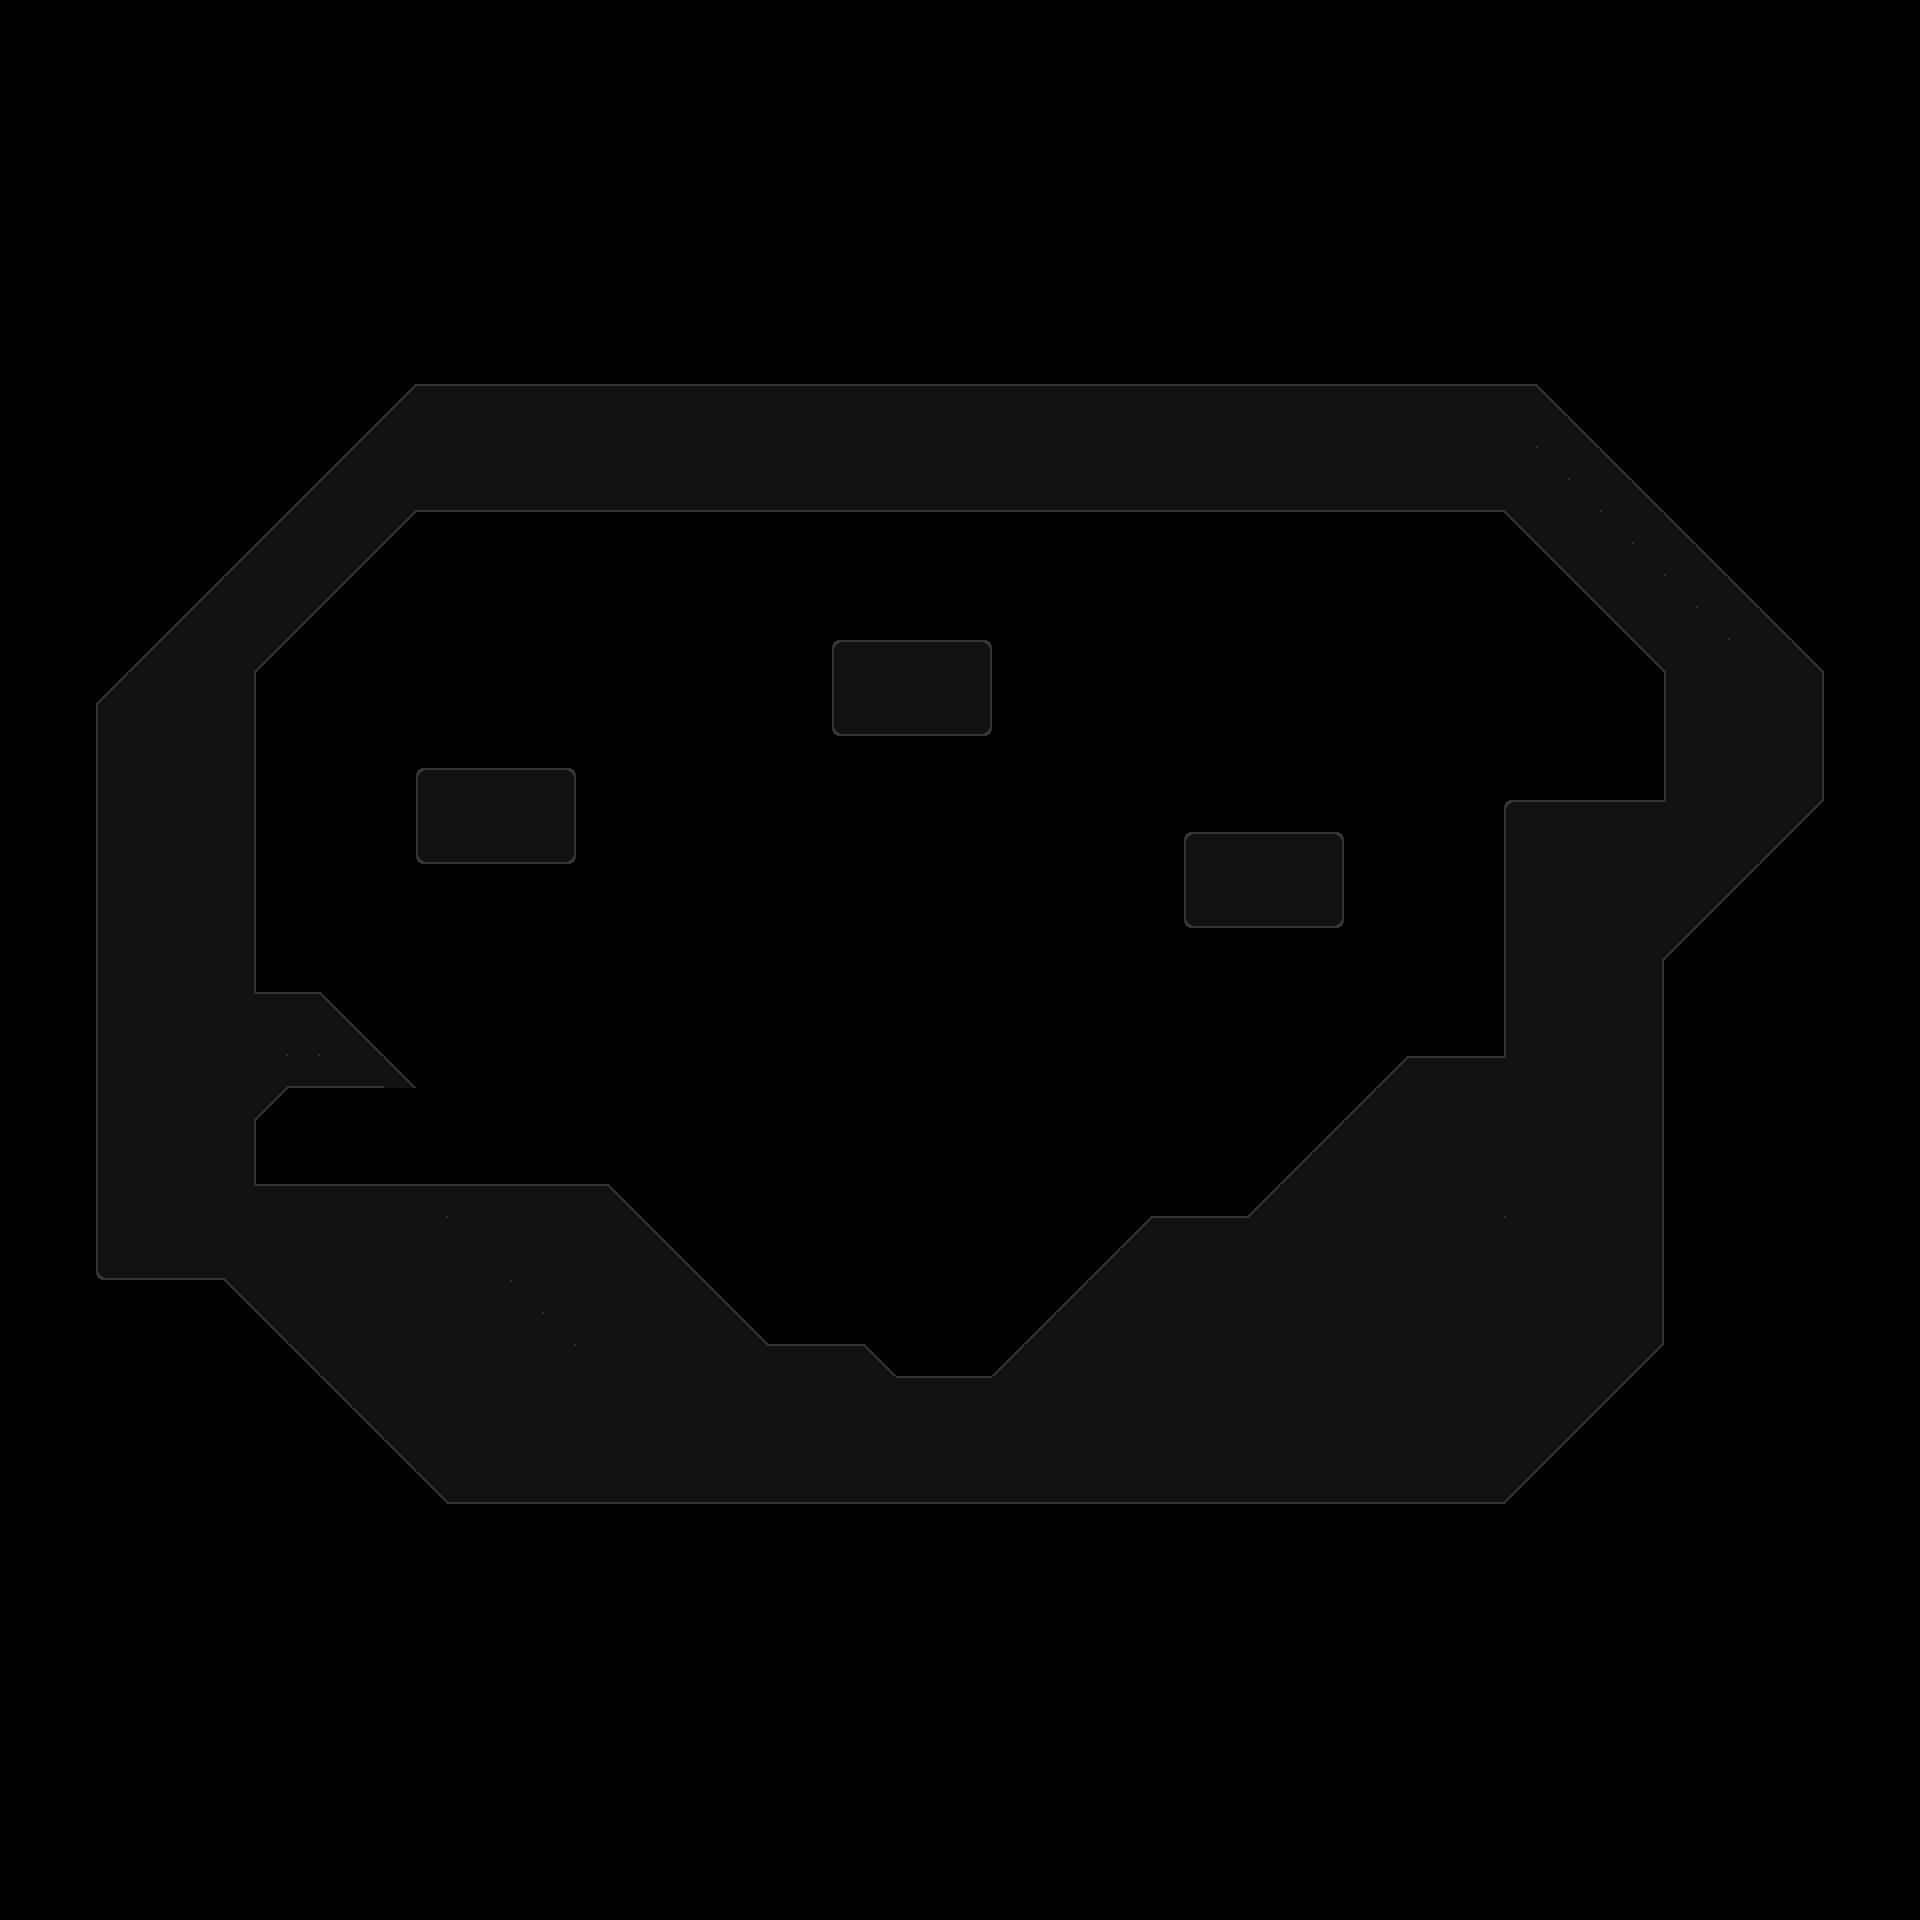

This is a level from a 2D game, rendered from its Tiled map with the project's own tilesets. A one-line summary and the map file follow, with tile-layer data summarised:
An orthogonal 60x60 tile map with 32x32 px tiles, 1 tile layer (Tile Layer 1) and 47 objects (32x BotPoint, 4x Start, 3x PrefabWeapon, 2x Bounds, Multitrigger, ...).

<map version="1.5" tiledversion="1.7.1" orientation="orthogonal" renderorder="right-down" compressionlevel="0" width="60" height="60" tilewidth="32" tileheight="32" infinite="0" nextlayerid="7" nextobjectid="115">
 <properties>
  <property name="customShader" type="bool" value="true" />
 </properties>
 <tileset firstgid="1" source="main.tsx" />
 <layer id="4" name="Tile Layer 1" width="60" height="60">
  <data>[3600 cells, 835 non-empty, 17 distinct tile ids]</data>
 </layer>
 <objectgroup id="6" name="bot-layer">
  <object id="72" name="BotPoint" type="BotPoint" x="336" y="1136">
   <polyline points="16,16 208,16" />
  </object>
  <object id="75" name="BotPoint" type="BotPoint" x="640" y="1128">
   <polyline points="0,24 160,184" />
  </object>
  <object id="78" name="BotPoint" type="BotPoint" x="896" y="1256">
   <polyline points="-96,56 96,56" />
  </object>
  <object id="79" name="BotPoint" type="BotPoint" x="992" y="1192">
   <polyline points="0,120 128,-8" />
  </object>
  <object id="80" name="BotPoint" type="BotPoint" x="1152" y="1096">
   <polyline points="-32,88 64,88" />
  </object>
  <object id="81" name="BotPoint" type="BotPoint" x="1248" y="1032">
   <polyline points="-32,152 128,-8" />
  </object>
  <object id="82" name="BotPoint" type="BotPoint" x="1408" y="968">
   <polyline points="-32,56 32,56" />
  </object>
  <object id="83" name="BotPoint" type="BotPoint" x="1408" y="840">
   <polyline points="32,184 32,-72" />
  </object>
  <object id="84" name="BotPoint" type="BotPoint" x="1408" y="648">
   <polyline points="32,120 192,120" />
  </object>
  <object id="85" name="BotPoint" type="BotPoint" x="1312" y="680">
   <polyline points="128,88 0,120" />
  </object>
  <object id="86" name="BotPoint" type="BotPoint" x="1152" y="712">
   <polyline points="160,88 64,88" />
  </object>
  <object id="87" name="BotPoint" type="BotPoint" x="1088" y="648">
   <polyline points="128,152 0,24" />
  </object>
  <object id="88" name="BotPoint" type="BotPoint" x="1024" y="584">
   <polyline points="64,88 -64,24" />
  </object>
  <object id="93" name="BotPoint" type="BotPoint" x="896" y="552">
   <polyline points="64,56 -32,56" />
  </object>
  <object id="95" name="BotPoint" type="BotPoint" x="736" y="616">
   <polyline points="128,-8 -32,88" />
  </object>
  <object id="96" name="BotPoint" type="BotPoint" x="576" y="648">
   <polyline points="128,56 -32,88" />
  </object>
  <object id="97" name="BotPoint" type="BotPoint" x="416" y="648">
   <polyline points="128,88 -96,88" />
  </object>
  <object id="99" name="BotPoint" type="BotPoint" x="352" y="808">
   <polyline points="-32,-72 -32,152" />
  </object>
  <object id="100" name="BotPoint" type="BotPoint" x="384" y="1000">
   <polyline points="-64,-40 160,152" />
  </object>
  <object id="101" name="BotPoint" type="BotPoint" x="608" y="1096">
   <polyline points="-64,56 32,56" />
  </object>
  <object id="102" name="BotPoint" type="BotPoint" x="704" y="872">
   <polyline points="0,-168 0,88" />
  </object>
  <object id="103" name="BotPoint" type="BotPoint" x="1056" y="776">
   <polyline points="32,-104 32,184" />
  </object>
  <object id="104" name="BotPoint" type="BotPoint" x="544" y="1000">
   <polyline points="-224,-40 160,-40" />
  </object>
  <object id="105" name="BotPoint" type="BotPoint" x="832" y="936">
   <polyline points="-128,24 256,24" />
  </object>
  <object id="106" name="BotPoint" type="BotPoint" x="800" y="1032">
   <polyline points="-96,-72 -256,120" />
  </object>
  <object id="108" name="BotPoint" type="BotPoint" x="832" y="1064">
   <polyline points="-128,-104 -32,248" />
  </object>
  <object id="109" name="BotPoint" type="BotPoint" x="896" y="1096">
   <polyline points="-192,-136 96,216" />
  </object>
  <object id="110" name="BotPoint" type="BotPoint" x="896" y="1064">
   <polyline points="-192,-104 224,120" />
  </object>
  <object id="111" name="BotPoint" type="BotPoint" x="1024" y="904">
   <polyline points="64,56 192,280" />
  </object>
  <object id="112" name="BotPoint" type="BotPoint" x="1024" y="1032">
   <polyline points="64,-72 -32,280" />
  </object>
  <object id="113" name="BotPoint" type="BotPoint" x="992" y="1000">
   <polyline points="96,-40 -192,312" />
  </object>
  <object id="114" name="BotPoint" type="BotPoint" x="864" y="904">
   <polyline points="224,56 -224,248" />
  </object>
 </objectgroup>
 <objectgroup id="2" name="collision-layer" visible="0">
  <object id="44" x="960" y="896">
   <polyline points="224,-64 384,-64 384,32 224,32 224,-64" />
  </object>
  <object id="45" x="896" y="704">
   <polyline points="-64,-64 96,-64 96,32 -64,32 -64,-64" />
  </object>
  <object id="46" x="768" y="864">
   <polyline points="-352,-96 -192,-96 -192,0 -352,0 -352,-96" />
  </object>
  <object id="47" x="608" y="1024">
   <polyline points="-352,-352 -192,-512 896,-512 1056,-352 1056,-224 896,-224 896,32 800,32 640,192 544,192 384,352 288,352 256,320 160,320 0,160 -352,160 -352,96 -320,64 -192,64 -288,-32 -352,-32 -352,-352" />
  </object>
 </objectgroup>
 <objectgroup id="3" name="event-layer" visible="0">
  <object id="6" name="Start" type="Start" x="1536" y="640" width="32" height="32">
   <properties>
    <property name="triggeringId" value="playerstart" />
   </properties>
  </object>
  <object id="13" name="Prefab" type="PrefabWeapon" x="288" y="1088" width="96" height="96">
   <properties>
    <property name="prefabId" value="Weapon" />
    <property name="triggeredId" value="w1" />
   </properties>
  </object>
  <object id="14" name="Prefab" type="PrefabWeapon" x="1152" y="1120" width="96" height="96">
   <properties>
    <property name="prefabId" value="Weapon" />
    <property name="triggeredId" value="w2" />
   </properties>
  </object>
  <object id="19" name="Multitrigger" type="Multitrigger" x="160" y="288" width="32" height="32">
   <properties>
    <property name="triggeredId" value="spawnWeapons" />
    <property name="triggeringId" value="w1,w2,w3" />
   </properties>
  </object>
  <object id="55" name="Prefab" type="PrefabWeapon" x="864" y="544" width="96" height="96">
   <properties>
    <property name="prefabId" value="Weapon" />
    <property name="triggeredId" value="w3" />
   </properties>
  </object>
  <object id="57" name="Bounds" type="Bounds" x="160" y="416" width="32" height="32">
   <properties>
    <property name="left" type="bool" value="true" />
    <property name="triggeredId" value="bounds2" />
    <property name="up" type="bool" value="true" />
   </properties>
  </object>
  <object id="58" name="Bounds" type="Bounds" x="1728" y="1472" width="32" height="32">
   <properties>
    <property name="down" type="bool" value="true" />
    <property name="right" type="bool" value="true" />
    <property name="triggeredId" value="bounds1" />
   </properties>
  </object>
  <object id="61" name="Start" type="Start" x="1248" y="736" width="32" height="32">
   <properties>
    <property name="triggeringId" value="playerstart" />
   </properties>
  </object>
  <object id="62" name="Start" type="Start" x="480" y="672" width="32" height="32">
   <properties>
    <property name="triggeringId" value="playerstart" />
   </properties>
  </object>
  <object id="63" name="Start" type="Start" x="896" y="544" width="32" height="32">
   <properties>
    <property name="triggeringId" value="playerstart" />
   </properties>
  </object>
 </objectgroup>
 <objectgroup id="5" name="objective" visible="0">
  <object id="66" name="ObjectiveSpawn" type="ObjectiveSpawn" x="864" y="1056" width="32" height="32">
   <properties>
    <property name="sync" value="USER" />
    <property name="triggeredId" value="EGGPLANT_SPAWNER" />
   </properties>
  </object>
 </objectgroup>
</map>
